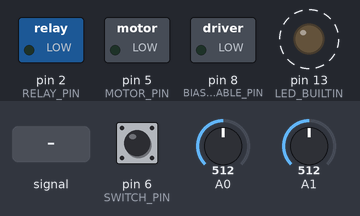
The sketch below on a simulated Arduino Uno, built with avr-gcc and run on an emulated ATmega328P. Parts: switched loads named in the sketch (green lamp = pin HIGH), output pins drawn as LEDs (lit = HIGH). Dashed ring = blinking. The inputs (shaded band) are chosen by the test bench; at power-on: pin 6 (SWITCH_PIN) HIGH, A0 = 512, A1 = 512. Random numbers use the default seed unless the sketch sets one; what the sketch prints to the serial monitor is not drawn.

Above: at 1.2 s.
1.3 s: pin 6 (SWITCH_PIN) pulled LOW for 0.15 s
At 2.87 s:
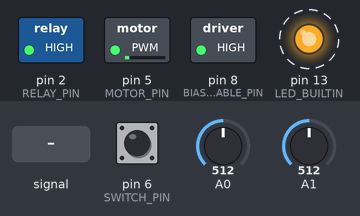
4.3 s: A0 set to 20
7.3 s: A0 set to 0
10.3 s: pin 6 (SWITCH_PIN) pulled LOW for 1 s
At 11.03 s:
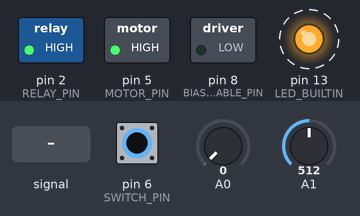
At 13.1 s:
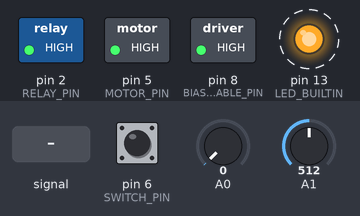
13.3 s: A1 set to 900
16.3 s: A1 fed a 200 Hz sine of ±81 counts around its level
Timing chart, 0 to 20.3 s (numbered marks = the images above; inputs shaded):
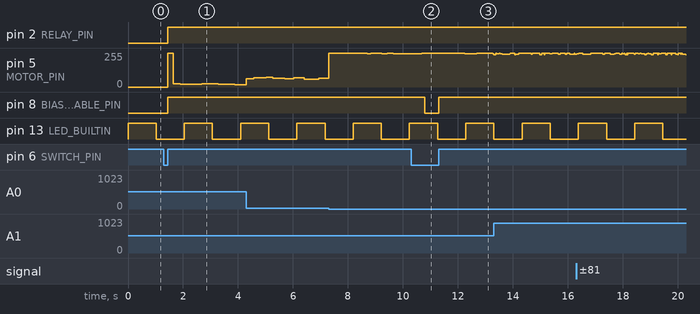

Measured:
- after the input at 1.3 s, pin 2 (RELAY_PIN), pin 8 (BIAS_ENABLE_PIN): LOW → HIGH after 0.15 s; pin 5 (MOTOR_PIN): 0/255 → 255/255 after 0.15 s, → 24/255 0.20 s later, → 21/255 0.25 s later, → 20/255 0.46 s later, … (9 changes in this stretch)
- after the input at 10.3 s, pin 8 (BIAS_ENABLE_PIN): HIGH → LOW after 0.50 s, → HIGH 0.50 s later
- by itself, pin 13 (LED_BUILTIN): alternates HIGH for 1.0 s and LOW for 1.0 s

The sketch:

JankyTapeEcho.ino
```cpp
// (licence header left out)
//Useful for LFO
#define TWO_PI 6.283185307179586476925286766559

enum JankType {
  SINE,
  SQUARE,
  RANDOM,
  SNAG
};

enum SwitchType {
  LATCHING,
  MOMENTARY
};

/* ===================================================================================================================
 * ===================================================================================================================
 * ===================================================================================================================
 * CONFIGURE MACHINE FEATURES
 * Here you can configure the machine features.
 *
 * CLEAN_DOWN_WHEN_DEACTIVATED
 * Enables "auto clean-down" mode for the echo effect. When a tape echo is deactivated, the tape
 * between the write head and read head will contain whatever audio data had already been written.
 * This means that when the effect is next engaged, that audio data will get played out. If using
 * loud, distorted high-gain sounds this can lead to a sudden loud feedback noise for a short time
 * when the effect is first engaged. All tape echos suffer from this problem. The "auto clear down" feature
 * looks to solve this issue; when enabled it will continue to run the motor for a few seconds after the effect
 * is disabled, thus passing any recorded audio past the read head and clearing it down with the erase head
 * so that you can be sure that, when the effect is next used, the tape will be blank.
 *
 * CLEAN_DOWN_TIME_MILLISECONDS
 * How long the clean down should run for after deactivating the effect.
 *
 * SWITCH_ON_MOTOR_KICK_TIME_MILLISECONDS
 * By running the motor at a high RPM for a few milliseconds whenever the effect is first engaged
 * it allows us to support long delay times (low RPM motor speeds) without stalling out the motor.
 *
 * MIN_PWM_MOTOR_SPEED
 * The minimum motor speed (expressed as an 8 bit value, so a range of 0 to 255).
 * If your motor fails to spin when the TIME control is set to the longest time value
 * try increasing the the MIN_PWM_MOTOR_SPEED.
 *
 * SWITCH_TYPE
 * What type of remote switch does this machine use? Defaults to MOMENTARY.
 * Momentary switching allows you to also use a "hold" mode :)
 */

const bool CLEAN_DOWN_WHEN_DEACTIVATED = false;
const int CLEAN_DOWN_TIME_MILLISECONDS = 1000;
const bool SWITCH_ON_MOTOR_KICK_ENABLED = true;
const int SWITCH_ON_MOTOR_KICK_TIME_MILLISECONDS = 50;
const int MIN_PWM_MOTOR_SPEED = 4;
const SwitchType SWITCH_TYPE = MOMENTARY;
/* ===================================================================================================================
 * ===================================================================================================================
 * ===================================================================================================================
 * JANKYNESS SETTINGS
 * Play with these settings to get different jankyness effects
 *
 * SINE mode modulates the motor speed with a sine LFO.
 * SINE_JANK_MAX_HZ sets the maximum frequency of the LFO.
 * SINE_JANK_MAX_AMPLITUDE sets the LFOs max amplitude expressed as an 8-bit value.
 * The applied modulation increases both Hz and amplitude as the JANK control is turned up.
 *
 * SQUARE mode modulates the motor speed with a square-wave LFO.
 * SQUARE_JANK_MAX_HZ sets the maximum frequency of the LFO.
 * SQUARE_JANK_MAX_AMPLITUDE sets the LFOs max amplitude expressed as 8-bit value.
 * The applied modulation increases both Hz and amplitude as the JANK control is turned up.
 *
 * RANDOM mode modulates teh motor speed at random.
 * RANDOM_JANK_FREQUENCY sets the maximum frequency at which the speed is randomly changed.
 * RANDOM_JANK_MAX_AMPLITUDE sets the maximum speed offset from the speed determined by the TIME setting
 * The time between speed changes is random, but changes occur more frequently as the JANK control is turned up.
 *
 * SNAG mode simulates tape snagging (those nice sudden pitch drops)
 * SNAG_MOTOR_KILL_TIME is how long to shut the motor off when a "snag" occurs (how long the tape is stuck for)
 * SNAG_JANK_MIN_DELAY is the minimum time that must elapse before another snag can occur.
 * SNAG_JANK_MAX_DELAY is the maximum time that can pass before another snag is heard.
 * The time between snags is random, but snags occur more frequently as the JANK control is turned up.
 *
 */
//The type of jankyness we want.
const JankType jankType = RANDOM; //SINE, SQUARE, RANDOM, SNAG

//SINE mode settings
const float SINE_JANK_MAX_FREQUENCY = 10;
const float SINE_JANK_MAX_AMPLITUDE = 100;

//SQUARE mode settings
const float SQUARE_JANK_MAX_FREQUENCY = 10;
const float SQUARE_JANK_MAX_AMPLITUDE = 100;

//RANDOM mode settings
const float RANDOM_JANK_FREQUENCY = 4;
const float RANDOM_JANK_MAX_AMPLITUDE = 30;

//SNAG mode settings
const float SNAG_MOTOR_KILL_TIME = 20;
const float SNAG_JANK_MIN_DELAY = 300;
const float SNAG_JANK_MAX_DELAY = 4000;

/* ===================================================================================================================
 * ===================================================================================================================
 * ===================================================================================================================
*/

//===================================================================================================================
//These are configured against the PCB design.
//Not a good idea to change them unless you've a custom PCB
const int MOTOR_PIN = 5;
const int SWITCH_PIN = 6;
const int RELAY_PIN = 2;
//BIAS_ENABLE_PIN allows us to turn on or off the bias oscillator that drives the erase/record function of the tape machine.
//This is useful to reduce current draw, wear on the ferrous coating of the tape and noise levels whilst the pedal is bypassed.
//It also allows us to implement the "HOLD" function, where the bypass switch is held down in order to loop the contents of the tape.
const int BIAS_ENABLE_PIN = 8;

//===================================================================================================================
//Runtime switching vars
int switchOnCounter = 0;
int switchOffCounter = 0;
bool switchOn = false;
bool wasOn = false;
bool previousSwitchState = true;
unsigned long debounceTimeLast = 0;
unsigned long debounceTime = 50;
unsigned long holdTimeMin = 500;
unsigned long holdTime = 0;
bool switchHeld = false;

//===================================================================================================================
//runtime vars for jankyness
float jankValue = 0;
float pwm_Adjust = 0;
int minPwm = MIN_PWM_MOTOR_SPEED;  //this is so that we can raise the min PWM based on the jank control
int maxPwm = 30; //The motor is not linear in it's response, there's little difference in RPM between a duty cycle of 255 and 128. Therefore we use a low max value for pwm to make best use of the linear potentiometer range.
float nonLinearRange = 1000; //this is the pot value below which the motor response is considered non linear (to maximise resolution in low speed range)
float angle = 0;
int randomCount = 0;
int snagTime = 0;
bool snagged = false;
int oneSecondCount = 0;
bool builtInLEDToggle = true;

/* ===================================================================================================================
 * ===================================================================================================================
 * ===================================================================================================================
 * SETUP
 * This runs once on machine start-up, and configures the PWM frequency for the motor, the fixed 1KHz update loop (timer 2)
 * and the configures our IO pins.
*/
void setup()
{

  /*
   * Set the motor PWM frequency
   *
   * We use 62.5Khz. This is out of the audible frequency range, and above our bias frequency,
   * which makes it easy for us to use low pass filters to target both bias and PWM noise.
   */
  TCCR0B = TCCR0B & B11111000 | B00000001; //62500 Hz

  // Setup Timer 2 for interrupt frequency 1Khz
  // Timer 2 forms our fixed-rate update function
  cli(); // stop interrupts
  TCCR2A = 0; // set entire TCCR2A register to 0
  TCCR2B = 0; // same for TCCR2B
  TCNT2  = 0; // initialize counter value to 0
  // set compare match register for 1Khz increments
  OCR2A = 249; // = 16000000 / (64 * 1000) - 1 (must be <256)
  // turn on CTC mode
  TCCR2B |= (1 << WGM21);
  // Set CS22, CS21 and CS20 bits for 64 prescaler
  TCCR2B |= (1 << CS22) | (0 << CS21) | (0 << CS20);
  // enable timer compare interrupt
  TIMSK2 |= (1 << OCIE2A);
  sei(); // allow interrupts

  //Configure the various input and output pins we need
  pinMode(SWITCH_PIN, INPUT_PULLUP);
  pinMode(RELAY_PIN, OUTPUT);
  pinMode(BIAS_ENABLE_PIN, OUTPUT);
  pinMode(LED_BUILTIN, OUTPUT);
  pinMode(MOTOR_PIN, OUTPUT);


  //Start up the serial port. This is useful for debugging.
  Serial.begin(115200);
  Serial.println("JANKY TAPE ECHO");
  Serial.println("Firmware version 2.00");
  Serial.println("(C) Indifferent Engine Ltd 2023");
  Serial.println("[the::compartment::is::flooded::with::radiation]");
}


/* ===================================================================================================================
 * ===================================================================================================================
 * ===================================================================================================================
 * LOOP
 * This runs every frame. In here we process IO and any non-time-dependent logic.
*/
void loop() {

  //read switch state, we use this to turn the effect on/off.
  bool switchState = digitalRead(SWITCH_PIN) == HIGH ? true : false;

  //Switching logic, with debounce
  if ((jankyMillis() - debounceTimeLast) > debounceTime)
  {
     if (switchState != previousSwitchState)
     {
        if (SWITCH_TYPE == LATCHING)
        {
          switchOn = switchState;
        }
        else
        {
          if (!switchState &&
                previousSwitchState) {
            //switch was just depressed, so set the hold time
            //so that we can calculate how long the switch has been held down for
            holdTime = jankyMillis();
          }
          if (switchState
                && !previousSwitchState)
          {
            //switch was just released,
            //so perform the effect on/off toggle
            //Unless the switch was in the "held" mode, then we ignore the switch release
            if (!switchOn || !switchHeld) {
              switchOn = !switchOn;
            }
          }
        }
        previousSwitchState = switchState;
        debounceTimeLast = jankyMillis();
     }
  }

  //When using momentary switching, we can set a hold mode to do something interesting when the switch is held down.
  if (SWITCH_TYPE == MOMENTARY
      && switchOn
      && !switchState)
  {
    if (jankyMillis() - holdTime > holdTimeMin)
    {
      //Switch is being held, set the flag
      switchHeld = true;
    }
  }
  else {
    //Switch is not being held, clear the flag
    switchHeld = false;
  }

  //Some more switch logic
  if (wasOn && !switchOn)
  {
    //switch was just deactivated this frame
    switchOffCounter = 0;
  }
  else if (!wasOn && switchOn) {
    //switch was just activated this frame
     switchOnCounter = 0;
  }

  //read the digital rotary controls for TIME and JANK
  //ADC on the nano is 10bit, meaning a range of 0 to 1024
  int timePotValue = analogRead(A0); //0->1024
  int jankPotValue = analogRead(A1); //0->1024


  //Get a normalised jank value (meaning between 0 and 1)
  jankValue = (1.0f / 1024) * jankPotValue;
  int pwmValue = 0;
  /*
   * The TIME value is used to work out what pwm value to send to the motor
   * In the v2, the motor controller is very non-linear, so we hack in a
   * little non-linear response here to allow us to get more resolution
   * out of the potentiometer. It levels back out to linear at the top
   * of the range.
   *
   * [todo] make this not so... horrible. Maybe a function look up table?
  */
  if ((1024-timePotValue) < nonLinearRange) {

    //Map potentiometer ADC reading to PWM output value
    //we do this via an inverse parabola (x = y * y), resulting in y = sqrt(x)
    float minRad = TWO_PI/4.0f;
    float maxRad = TWO_PI/2.0f;
    float val = (((maxRad-minRad)/nonLinearRange) * (1024-timePotValue)) + minRad;

    float y = (sqrt((1024-timePotValue)/nonLinearRange));
    pwmValue = (int) (((maxPwm - minPwm) * y) + minPwm);
  }
  else {
    //A little bit of linear response at the top of the pot range
    pwmValue = ((255.0f - maxPwm) / (1024.0f - nonLinearRange)) * ((1024.0f-nonLinearRange)-timePotValue);
    pwmValue += maxPwm;
  }

  //Apply the pwm_Adjust calculated from the Jank settings
  pwmValue += pwm_Adjust;
  pwmValue = switchOn ? constrain(pwmValue, minPwm, 255) : 0;

  //if we're currently simulating a tape "snag", then turn off the motor
  pwmValue = snagged ? 0 : pwmValue;

  bool cleaningDown = false;
  //If tape auto-clean-down is activated, we handle that here.
  //If the effect is off but we're still cleaning down the tape then keep running the motor
  if (CLEAN_DOWN_WHEN_DEACTIVATED
      && !switchOn)
  {
    pwmValue = switchOffCounter < CLEAN_DOWN_TIME_MILLISECONDS ? 255 : 0;
    cleaningDown = switchOffCounter < CLEAN_DOWN_TIME_MILLISECONDS ? true : false;
  }

  //This kicks the motor at full power for the first few millis after the effect is switched on.
  //That way, if the TIME value is set long (i.e. low motor speed), the motor can get enough current
  //to actually start. This allows us to support much lower minimum PWM values than would otherwise
  //be possible
  if (switchOn
      && SWITCH_ON_MOTOR_KICK_ENABLED
      && switchOnCounter < SWITCH_ON_MOTOR_KICK_TIME_MILLISECONDS)
  {
    pwmValue = 255;
  }

  //write out pwm value to motor control pin
  analogWrite(MOTOR_PIN,pwmValue);

  //set pin values for switching relay, LEDs and what not.
  digitalWrite(LED_BUILTIN, builtInLEDToggle ? HIGH : LOW);
  //Set the true bypass switching to the correct position by controlling the relay
  digitalWrite(RELAY_PIN, switchOn ? HIGH : LOW);
  //Enable or disable the bias oscillator
  digitalWrite(BIAS_ENABLE_PIN, (switchOn && !switchHeld) || cleaningDown ? HIGH : LOW);

  //remember the previous state of the switch for comparison next frame
  wasOn = switchOn;
}

//Millis function that compensates for oscillator change
unsigned long jankyMillis() {
  return millis()/64;
}

/* ===================================================================================================================
 * ===================================================================================================================
 * ===================================================================================================================
 * ISR TIMER2
 * This runs every 1 millisecond. We do time-dependent work in here, like processing LFOs and what not.
 * Essentially, any logic that benefits from being run at a fixed rate.
*/
ISR(TIMER2_COMPA_vect){

  //
  //Handle our Jankyness calculations for various jankyness types.
  //
  if (jankType == SINE
      || jankType == SQUARE)
  {
    float hZ = jankValue * (jankType == SINE ? SINE_JANK_MAX_FREQUENCY : SQUARE_JANK_MAX_FREQUENCY);
    float amplitude = jankValue * (jankType == SINE ? SINE_JANK_MAX_AMPLITUDE : SQUARE_JANK_MAX_AMPLITUDE);

    //We have to lower the maximum speed of the motor
    //Otherwise if the TIME control is set to minimum (motor at it's fastest)
    //then the jank control won't function correctly, as it will be trying to set the
    //pwm to 255 + the jank value. So we reduce the pwm by the amplitude of the jank LFO
    maxPwm = (int)(255.0f - amplitude);
    minPwm = (int)(MIN_PWM_MOTOR_SPEED + amplitude);

    //A simple LFO that can easily be converted into a sine wave.
    if (hZ != 0) {
      angle += (TWO_PI * hZ ) / 1000.0f; // interrupt happens at 1Khz, so /1000
      if (angle >=TWO_PI)
      {
        angle -= TWO_PI;
      }
    }
    else
    {
      angle = 0;
    }

    if (jankType == SINE)
    {
      pwm_Adjust = sin(angle) * amplitude;
    }
    else
    {
      pwm_Adjust = amplitude * (angle < PI ? -1.0f : 1.0f);
    }

  }
  else if (jankType == RANDOM)
  {
    if (randomCount <= 0)
    {
      float amplitude = jankValue * RANDOM_JANK_MAX_AMPLITUDE;
      pwm_Adjust = random(-amplitude*0.5f, amplitude*0.5f);
      randomCount = random((1.0f - jankValue) * (1000.0f/ RANDOM_JANK_FREQUENCY));
    }
    else
    {
      randomCount -= 1;
    }
  }
  else if (jankType == SNAG)
  {
    if (snagTime > 0) {
      snagged = true;
      --snagTime;
    }
    else {
      snagged = false;
      if (randomCount <= 0)
      {
        float amplitude = jankValue * RANDOM_JANK_MAX_AMPLITUDE;
        pwm_Adjust = 0;
        randomCount = SNAG_JANK_MIN_DELAY + random((1.0f - jankValue) * SNAG_JANK_MAX_DELAY);
        snagTime = SNAG_MOTOR_KILL_TIME;
      }
      else
      {
        randomCount -= 1;
      }
    }
  }
  //incremement the time since switch was pressed
  if (switchOnCounter < SWITCH_ON_MOTOR_KICK_TIME_MILLISECONDS)
  {
    ++switchOnCounter;
  }
  if (switchOffCounter < CLEAN_DOWN_TIME_MILLISECONDS)
  {
    ++switchOffCounter;
  }

  //toggle the built in LED so we can see at a glance if our program is executing
  if (oneSecondCount >= 250) {
    builtInLEDToggle = !builtInLEDToggle;
    oneSecondCount = 0;
  }
  ++oneSecondCount;
}


//===================================================================================================================
//===================================================================================================================
//===================================================================================================================
//And that's it. Go buy a T-Shirt or something, alright?
//https://www.indifferentengine.com
```
